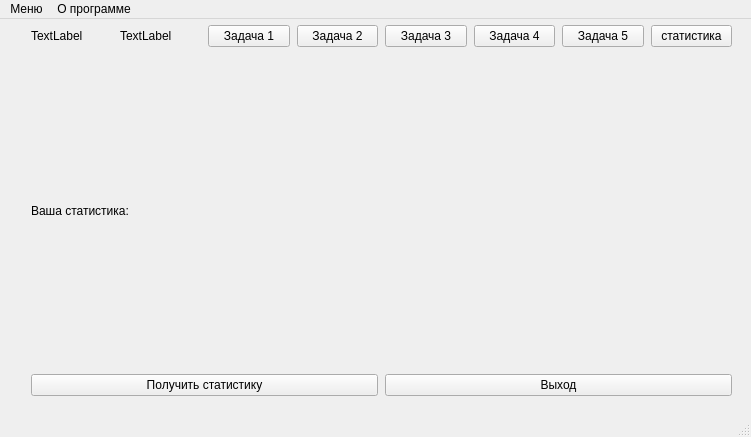
<?xml version="1.0" encoding="UTF-8"?>
<ui version="4.0">
 <class>MainWindow</class>
 <widget class="QMainWindow" name="MainWindow">
  <property name="geometry">
   <rect>
    <x>0</x>
    <y>0</y>
    <width>751</width>
    <height>437</height>
   </rect>
  </property>
  <property name="windowTitle">
   <string>MainWindow</string>
  </property>
  <widget class="QWidget" name="centralwidget">
   <widget class="QWidget" name="verticalLayoutWidget">
    <property name="geometry">
     <rect>
      <x>21</x>
      <y>6</y>
      <width>711</width>
      <height>371</height>
     </rect>
    </property>
    <layout class="QVBoxLayout" name="verticalLayout_2">
     <property name="spacing">
      <number>7</number>
     </property>
     <property name="sizeConstraint">
      <enum>QLayout::SetDefaultConstraint</enum>
     </property>
     <property name="leftMargin">
      <number>10</number>
     </property>
     <property name="topMargin">
      <number>0</number>
     </property>
     <property name="bottomMargin">
      <number>0</number>
     </property>
     <item>
      <layout class="QHBoxLayout" name="horizontalLayout_3">
       <item>
        <widget class="QLabel" name="role_label">
         <property name="text">
          <string>TextLabel</string>
         </property>
        </widget>
       </item>
       <item>
        <widget class="QLabel" name="log_label">
         <property name="text">
          <string>TextLabel</string>
         </property>
        </widget>
       </item>
       <item>
        <widget class="QPushButton" name="Task1_pushButton">
         <property name="text">
          <string>Задача 1</string>
         </property>
        </widget>
       </item>
       <item>
        <widget class="QPushButton" name="Task2_pushButton">
         <property name="text">
          <string>Задача 2</string>
         </property>
        </widget>
       </item>
       <item>
        <widget class="QPushButton" name="Task3_pushButton">
         <property name="text">
          <string>Задача 3</string>
         </property>
        </widget>
       </item>
       <item>
        <widget class="QPushButton" name="Task4_pushButton">
         <property name="text">
          <string>Задача 4</string>
         </property>
        </widget>
       </item>
       <item>
        <widget class="QPushButton" name="Task5_pushButton">
         <property name="text">
          <string>Задача 5</string>
         </property>
        </widget>
       </item>
       <item>
        <widget class="QPushButton" name="teacher_button">
         <property name="text">
          <string>статистика</string>
         </property>
        </widget>
       </item>
      </layout>
     </item>
     <item>
      <layout class="QHBoxLayout" name="horizontalLayout_5">
       <item>
        <widget class="QLabel" name="Yourstat_label">
         <property name="text">
          <string>Ваша статистика:</string>
         </property>
        </widget>
       </item>
       <item>
        <widget class="QLabel" name="Stat_label">
         <property name="text">
          <string>&lt;html&gt;&lt;head/&gt;&lt;body&gt;&lt;p align=&quot;center&quot;&gt;&lt;br/&gt;&lt;/p&gt;&lt;/body&gt;&lt;/html&gt;</string>
         </property>
        </widget>
       </item>
      </layout>
     </item>
     <item>
      <layout class="QHBoxLayout" name="horizontalLayout">
       <item>
        <widget class="QPushButton" name="getstat_pushbutton">
         <property name="text">
          <string>Получить статистику</string>
         </property>
        </widget>
       </item>
       <item>
        <widget class="QPushButton" name="Exit_pushButton">
         <property name="text">
          <string>Выход</string>
         </property>
        </widget>
       </item>
      </layout>
     </item>
    </layout>
   </widget>
  </widget>
  <widget class="QMenuBar" name="menubar">
   <property name="geometry">
    <rect>
     <x>0</x>
     <y>0</y>
     <width>751</width>
     <height>25</height>
    </rect>
   </property>
   <widget class="QMenu" name="menu">
    <property name="title">
     <string>Меню</string>
    </property>
    <addaction name="Task1_action"/>
    <addaction name="Task2_action"/>
    <addaction name="Task3_action"/>
    <addaction name="Task4_action"/>
    <addaction name="Task5_action"/>
    <addaction name="Exit_action"/>
   </widget>
   <widget class="QMenu" name="about_menu">
    <property name="title">
     <string>О программе</string>
    </property>
    <addaction name="about_action"/>
   </widget>
   <addaction name="menu"/>
   <addaction name="about_menu"/>
  </widget>
  <widget class="QStatusBar" name="statusbar"/>
  <action name="Task1_action">
   <property name="text">
    <string>Задача 1</string>
   </property>
  </action>
  <action name="Task2_action">
   <property name="text">
    <string>Задача 2</string>
   </property>
  </action>
  <action name="Task3_action">
   <property name="text">
    <string>Задача 3</string>
   </property>
  </action>
  <action name="Task4_action">
   <property name="text">
    <string>Задача 4</string>
   </property>
  </action>
  <action name="Task5_action">
   <property name="text">
    <string>Задача 5</string>
   </property>
  </action>
  <action name="Exit_action">
   <property name="text">
    <string>Выход</string>
   </property>
  </action>
  <action name="about_action">
   <property name="text">
    <string>О программе</string>
   </property>
  </action>
 </widget>
 <resources/>
 <connections>
  <connection>
   <sender>Exit_pushButton</sender>
   <signal>clicked()</signal>
   <receiver>MainWindow</receiver>
   <slot>close()</slot>
   <hints>
    <hint type="sourcelabel">
     <x>380</x>
     <y>358</y>
    </hint>
    <hint type="destinationlabel">
     <x>379</x>
     <y>215</y>
    </hint>
   </hints>
  </connection>
 </connections>
</ui>
